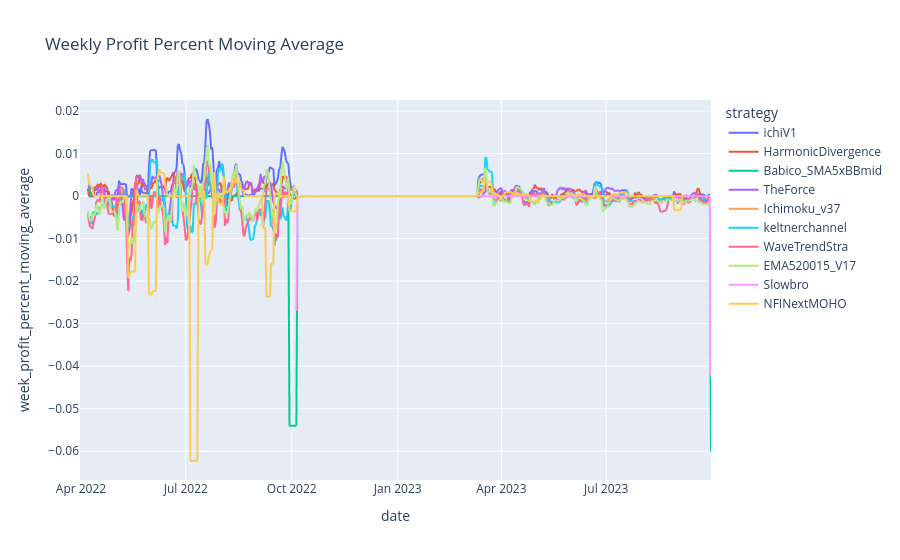

The code cell stored with this chart in its notebook:
### Code cell
# Selects only strategies with final balance > config['starting_balance']
strategies_filter = summary_df[summary_df.groupby(['strategy'])['balance'].transform('last') > config['starting_balance']].strategy.unique()
strategies_filter = strategies
# Filters strategy
summary_filtered_df = summary_df.loc[summary_df['strategy'].isin(strategies_filter)]

# Plots Average profit perfent and its variance as continuous error lines per week for each strategy
fig = px.line(summary_filtered_df, x='date', y='week_profit_percent_moving_average', color='strategy', title='Weekly Profit Percent Moving Average')
# Draws horizontal line at 0
fig.add_shape(type='line', 
              x0=summary_filtered_df['date'].min(), y0=0,
              x1=summary_filtered_df['date'].min(), y1=0,
              line=dict(color='black', width=2))
fig.show()

### Figure 1 — Plotly figure (JSON) as saved in the notebook; plotly's stock layout.template omitted (floating-point values rounded to 4 significant figures; data arrays with more than 128 entries replaced by an {"elided": "..."} marker saying what was removed)
{"data": [{"hovertemplate": "strategy=ichiV1<br>date=%{x}<br>week_profit_percent_moving_average=%{y}<extra></extra>", "legendgroup": "ichiV1", "line": {"color": "#636efa", "dash": "solid"}, "marker": {"symbol": "circle"}, "mode": "lines", "name": "ichiV1", "showlegend": true, "type": "scattergl", "x": {"elided": "547 str values"}, "xaxis": "x", "y": {"elided": "547 float values"}, "yaxis": "y"}, {"hovertemplate": "strategy=HarmonicDivergence<br>date=%{x}<br>week_profit_percent_moving_average=%{y}<extra></extra>", "legendgroup": "HarmonicDivergence", "line": {"color": "#EF553B", "dash": "solid"}, "marker": {"symbol": "circle"}, "mode": "lines", "name": "HarmonicDivergence", "showlegend": true, "type": "scattergl", "x": {"elided": "546 str values"}, "xaxis": "x", "y": {"elided": "546 float values"}, "yaxis": "y"}, {"hovertemplate": "strategy=Babico_SMA5xBBmid<br>date=%{x}<br>week_profit_percent_moving_average=%{y}<extra></extra>", "legendgroup": "Babico_SMA5xBBmid", "line": {"color": "#00cc96", "dash": "solid"}, "marker": {"symbol": "circle"}, "mode": "lines", "name": "Babico_SMA5xBBmid", "showlegend": true, "type": "scattergl", "x": {"elided": "547 str values"}, "xaxis": "x", "y": {"elided": "547 float values"}, "yaxis": "y"}, {"hovertemplate": "strategy=TheForce<br>date=%{x}<br>week_profit_percent_moving_average=%{y}<extra></extra>", "legendgroup": "TheForce", "line": {"color": "#ab63fa", "dash": "solid"}, "marker": {"symbol": "circle"}, "mode": "lines", "name": "TheForce", "showlegend": true, "type": "scattergl", "x": {"elided": "546 str values"}, "xaxis": "x", "y": {"elided": "546 float values"}, "yaxis": "y"}, {"hovertemplate": "strategy=Ichimoku_v37<br>date=%{x}<br>week_profit_percent_moving_average=%{y}<extra></extra>", "legendgroup": "Ichimoku_v37", "line": {"color": "#FFA15A", "dash": "solid"}, "marker": {"symbol": "circle"}, "mode": "lines", "name": "Ichimoku_v37", "showlegend": true, "type": "scattergl", "x": ["2023-05-23", "2023-05-24", "2023-05-25", "2023-05-26", "2023-05-27", "2023-05-28", "2023-05-29", "2023-05-30", "2023-05-31", "2023-06-01", "2023-06-02", "2023-06-03", "2023-06-04", "2023-06-05", "2023-06-06", "2023-06-07", "2023-06-08", "2023-06-09", "2023-06-10", "2023-06-11", "2023-06-12", "2023-06-13", "2023-06-14", "2023-06-15", "2023-06-16", "2023-06-17", "2023-06-18", "2023-06-19", "2023-06-20", "2023-06-21", "2023-06-22", "2023-06-23", "2023-06-24", "2023-06-25", "2023-06-26", "2023-06-27", "2023-06-28", "2023-06-29", "2023-06-30", "2023-07-01", "2023-07-02", "2023-07-03", "2023-07-04", "2023-07-05", "2023-07-06", "2023-07-07", "2023-07-08", "2023-07-09", "2023-07-10", "2023-07-11", "2023-07-12", "2023-07-13", "2023-07-14", "2023-07-15", "2023-07-16", "2023-07-17", "2023-07-18", "2023-07-19", "2023-07-20", "2023-07-21", "2023-07-22", "2023-07-23", "2023-07-24", "2023-07-25", "2023-07-26", "2023-07-27", "2023-07-28", "2023-07-29", "2023-07-30", "2023-07-31", "2023-08-01", "2023-08-02", "2023-08-03", "2023-08-04", "2023-08-05", "2023-08-06", "2023-08-07", "2023-08-08", "2023-08-09", "2023-08-10", "2023-08-11", "2023-08-12", "2023-08-13", "2023-08-14"], "xaxis": "x", "y": [NaN, NaN, NaN, NaN, NaN, NaN, -0.0001873, -4.428e-05, -4.428e-05, -0.0001663, -0.0001663, -0.0001663, -0.0001221, -0.0004005, -0.0004005, -0.0008735, -0.0007516, -0.0007516, -0.0007122, -0.0007122, -0.0004339, -0.0004339, 3.94e-05, 3.94e-05, 3.94e-05, 0.0, 0.0, 0.0, 0.0, 0.0, 0.0, 0.0, 0.0, 0.0001671, -0.0005339, -0.0005339, -0.000817, -0.000817, -0.001175, -0.001175, -0.001342, -0.0006413, -0.0006413, -0.0003582, -0.0006814, -0.0003234, -0.0003234, -0.0003234, -0.0005282, -0.0007416, -0.0009156, -0.0005924, -0.0005924, -0.0005924, -0.0005924, -0.0003876, -0.0001742, 0.0, 0.0, 0.0, 0.0, 0.0, 0.0, 0.0, 0.0, 0.0, 0.0, 0.0, 0.0, 0.0, 0.0, 0.0, 0.0, 0.0, 0.0, 0.0, -0.0005507, -0.0005507, -0.0005507, -0.0005507, -0.000486, -0.000486, -0.000486, -9.812e-05], "yaxis": "y"}, {"hovertemplate": "strategy=keltnerchannel<br>date=%{x}<br>week_profit_percent_moving_average=%{y}<extra></extra>", "legendgroup": "keltnerchannel", "line": {"color": "#19d3f3", "dash": "solid"}, "marker": {"symbol": "circle"}, "mode": "lines", "name": "keltnerchannel", "showlegend": true, "type": "scattergl", "x": {"elided": "546 str values"}, "xaxis": "x", "y": {"elided": "546 float values"}, "yaxis": "y"}, {"hovertemplate": "strategy=WaveTrendStra<br>date=%{x}<br>week_profit_percent_moving_average=%{y}<extra></extra>", "legendgroup": "WaveTrendStra", "line": {"color": "#FF6692", "dash": "solid"}, "marker": {"symbol": "circle"}, "mode": "lines", "name": "WaveTrendStra", "showlegend": true, "type": "scattergl", "x": {"elided": "547 str values"}, "xaxis": "x", "y": {"elided": "547 float values"}, "yaxis": "y"}, {"hovertemplate": "strategy=EMA520015_V17<br>date=%{x}<br>week_profit_percent_moving_average=%{y}<extra></extra>", "legendgroup": "EMA520015_V17", "line": {"color": "#B6E880", "dash": "solid"}, "marker": {"symbol": "circle"}, "mode": "lines", "name": "EMA520015_V17", "showlegend": true, "type": "scattergl", "x": {"elided": "548 str values"}, "xaxis": "x", "y": {"elided": "548 float values"}, "yaxis": "y"}, {"hovertemplate": "strategy=Slowbro<br>date=%{x}<br>week_profit_percent_moving_average=%{y}<extra></extra>", "legendgroup": "Slowbro", "line": {"color": "#FF97FF", "dash": "solid"}, "marker": {"symbol": "circle"}, "mode": "lines", "name": "Slowbro", "showlegend": true, "type": "scattergl", "x": {"elided": "367 str values"}, "xaxis": "x", "y": {"elided": "367 float values"}, "yaxis": "y"}, {"hovertemplate": "strategy=NFINextMOHO<br>date=%{x}<br>week_profit_percent_moving_average=%{y}<extra></extra>", "legendgroup": "NFINextMOHO", "line": {"color": "#FECB52", "dash": "solid"}, "marker": {"symbol": "circle"}, "mode": "lines", "name": "NFINextMOHO", "showlegend": true, "type": "scattergl", "x": {"elided": "525 str values"}, "xaxis": "x", "y": {"elided": "525 float values"}, "yaxis": "y"}], "layout": {"legend": {"title": {"text": "strategy"}, "tracegroupgap": 0}, "shapes": [{"line": {"color": "black", "width": 2}, "type": "line", "x0": "2022-04-01", "x1": "2022-04-01", "y0": 0, "y1": 0}], "title": {"text": "Weekly Profit Percent Moving Average"}, "xaxis": {"anchor": "y", "domain": [0, 1], "title": {"text": "date"}}, "yaxis": {"anchor": "x", "domain": [0, 1], "title": {"text": "week_profit_percent_moving_average"}}}}
